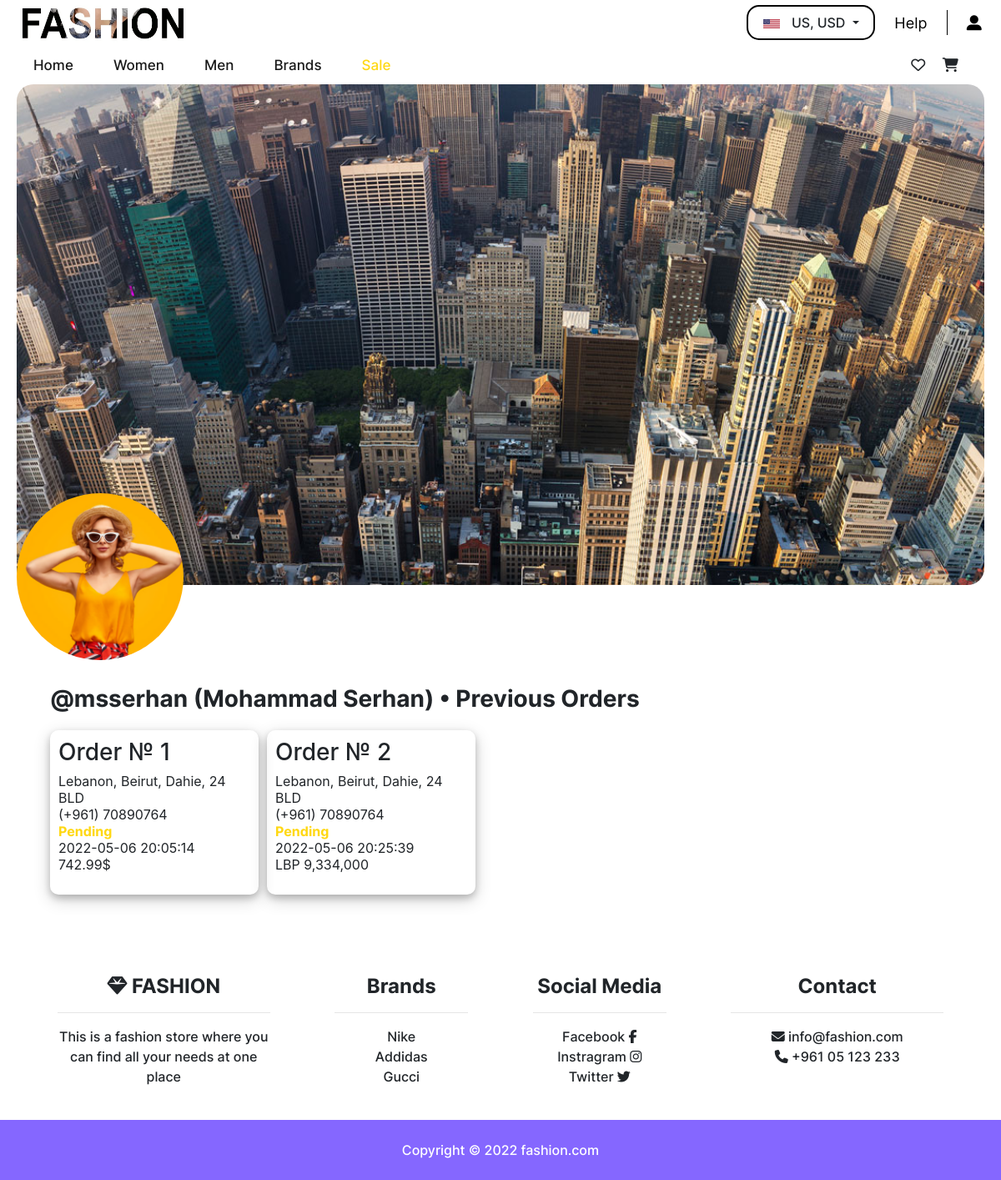
Before: /showAllOrders.php (signed in) with the older database file.
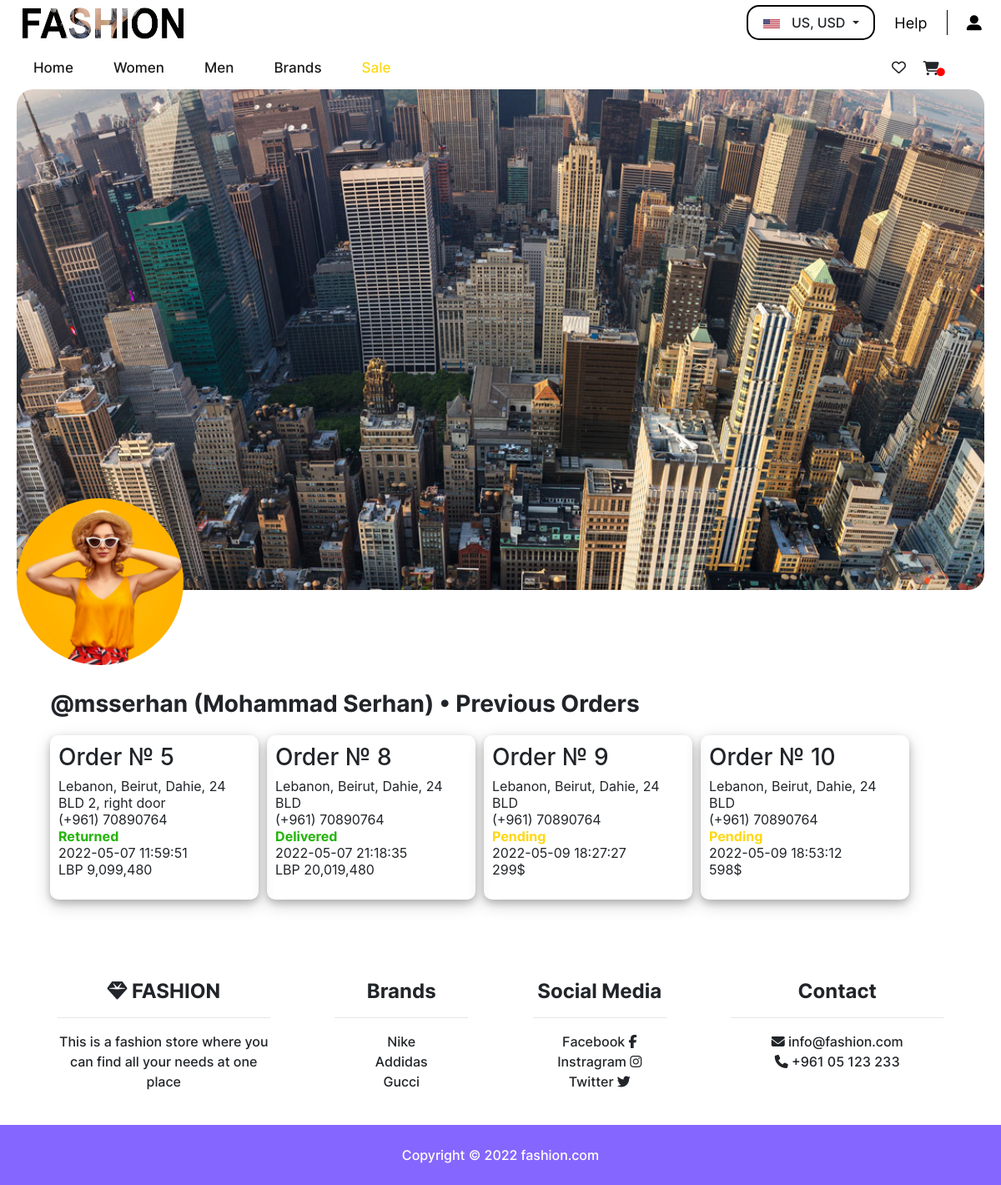
After: the same page with the newer database file.
### tables this page shows
CREATE TABLE `users` (
  `user_id` int(11) NOT NULL,
  `username` varchar(100) NOT NULL,
  `fullname` varchar(100) NOT NULL,
  `email` varchar(100) NOT NULL,
  `password` varchar(100) NOT NULL,
  `type` varchar(100) NOT NULL DEFAULT 'user',
  `photo` varbinary(100) NOT NULL
);

CREATE TABLE `orders` (
  `order_id` int(11) NOT NULL,
  `user_id` int(11) NOT NULL,
  `cart_id` int(11) NOT NULL,
  `fullname` varchar(255) NOT NULL,
  `address` mediumtext NOT NULL,
  `country` varchar(255) NOT NULL,
  `countryCode` int(11) NOT NULL,
  `number` text NOT NULL,
  `payment` varchar(255) NOT NULL,
  `cart_items` longtext NOT NULL,
  `state` varchar(255) NOT NULL DEFAULT 'Pending',
  `driver` int(11) NOT NULL DEFAULT -1,
  `date` timestamp NOT NULL DEFAULT current_timestamp()
);

CREATE TABLE `brands` (
  `brand_id` int(11) NOT NULL,
  `name` varchar(255) NOT NULL,
  `link` text NOT NULL,
  `local` int(11) NOT NULL,
  `display_navbar` int(11) NOT NULL,
  `display_footer` int(11) NOT NULL
);

### showAllOrders.php (the view, shortened to what this page needs)
<?php
include 'includes/config.php';
$id = $_GET['id'] ?? $_SESSION['userID'];
$username = "";
$fullname = "";
$sql = "SELECT * FROM users WHERE `user_id`='$id'";
$result = mysqli_query($db, $sql);
if ($result) {
    if (mysqli_num_rows($result) == 1) {
        while ($row = mysqli_fetch_assoc($result)) {
            $username = $row['username'];
            $fullname = $row['fullname'];
        }
    }
}
$photo = "images/users/$id/logo.jpg";
if(!file_exists($photo)){
    $photo = "images/users/$id/logo.png";
}
$banner = "images/users/$id/banner.jpg";
if(!file_exists($banner)){
    $banner = "images/users/$id/banner.png";
    if(!file_exists($banner)){
        $banner = "images/users/$id/banner.gif";
        if(!file_exists($banner)){
            $banner = "imgs/profile-back.png";
        }
    }
}
?>
<!DOCTYPE html>
<html lang="en">
<head>
    <link href="css/profile.css" rel="stylesheet" media="screen">
    <?php include('header.php') ?>
</head>
<body>
    <div class="image-container">
        <img class='backImg' src='<?= $banner ?>' alt='Background Image'>
        <img class='productImg' src='<?= $photo ?>' alt='Product Image'>
    </div>
    <div class="container-fluid">
        <h3 class="user-title">@<?= $username ?> (<?= $fullname ?>) • Previous Orders</h3>
        <div class="previous-orders">
            <?php
                $sql = "SELECT * FROM orders WHERE `user_id`='$id' LIMIT 7";
                $result = mysqli_query($db, $sql);
                if($result){
                    if(mysqli_num_rows($result) > 0) {
                        while($row = mysqli_fetch_assoc($result)){
                            $order_id = $row["order_id"];
                            $address = $row["address"];
                            $country = $row["country"];
                            $countryCode = $row["countryCode"];
                            $phoneNumber = $row["number"];
                            $payment = $row["payment"];
                            $state = $row["state"];
                            $date = $row["date"];
                            $stateClass = $state == 'Pending' ? 'status-pending' : 'status';
                            echo "<a class='text-reset' href='viewOrder.php?id=$order_id' style='text-decoration: none;'>";
                            echo "<h3>Order № $order_id</h3>";
                            echo "<p>$country, $address";
                            echo "<br>(+$countryCode) $phoneNumber";
                            echo "<br><span class='$stateClass'>$state</span>";
                            echo "<br>$date";
                            echo "<br>$payment</p>";
                            echo "</a>";
                        }
                    } else {
                        echo "<p>No Orders Yet, Browse Through Our Store To Add More!</p>";
                    }
                }
            ?>
        </div>
        <br>
        <br>
    </div>
    <?php include('footer.php') ?>
</body>
</html>

### header.php (shortened to what this page needs)
<link href="css/header.css" rel="stylesheet" media="screen">
<link rel="stylesheet" href="https://cdn.jsdelivr.net/npm/bootstrap@4.3.1/dist/css/bootstrap.min.css">
<div class="nav-desktop">
<div class="navbar-head">
    <div class="imgcontainer">
        <a href="index.php"><img src="imgs/logo.png"></a>
    </div>
    <div class="rightcontainer">
        <div class="btn-group" id="currencyDropdownMenu">
            <button type="button" class="btn btn-default dropdown-toggle" data-toggle="dropdown" aria-haspopup="true" aria-expanded="false">
                <img src="imgs/flags/us.png">
                US, USD
            </button>
        </div>
        <a href="help.php">Help</a>
        <a href="panel.php">
            <i class="fas fa-user-alt"></i>
        </a>
    </div>
</div>
<nav class="navbar navbar-expand-sm navbar-light bg-white">
  <div class="collapse navbar-collapse" id="navbarSupportedContent">
    <ul class="navbar-nav mr-auto">
      <li class="nav-item active">
        <a class="nav-link px-4" href="index.php">Home</a>
      </li>
      <li class="nav-item dropdown active">
        <a class="nav-link px-4" href="#" id="navbarDropdown" data-toggle="dropdown" data-bs-toggle="dropdown" aria-haspopup="true" aria-expanded="false">
          Women
        </a>
        </li>
        <li class="nav-item dropdown active">
        <a class="nav-link px-4" href="#" id="navbarDropdown" data-toggle="dropdown" data-bs-toggle="dropdown" aria-haspopup="true" aria-expanded="false">
          Men
        </a>
        </li>
        <li class="nav-item dropdown active">
        <a class="nav-link px-4" href="#" id="navbarDropdown" data-toggle="dropdown" data-bs-toggle="dropdown" aria-haspopup="true" aria-expanded="false">
          Brands
        </a>
        </li>
        <li class="nav-item active">
            <a class="nav-link px-4 saleitem" href="products.php?sale=DESC">Sale</a>
        </li>
    </ul>
    <div class="my-2 my-lg-0 rightitems">
        <a class="px-3 text-reset" href="showAllFavorites.php" style="text-decoration: none;">
            <i class="far fa-heart"></i>
        </a>
        <a href="cart.php" class="text-reset" style="text-decoration: none;">
            <?php
                if(isset($_SESSION['userID'])){
                    include 'includes/config.php';
                    $headeruserid = $_SESSION['userID'];
                    $sql = "SELECT item_id,`user_id` FROM cart_items,cart WHERE cart_items.cart_id=cart.cart_id AND `user_id`=$headeruserid LIMIT 1";
                    $result = mysqli_query($db, $sql);
                    if($result){
                        if(mysqli_num_rows($result) > 0){
                            ?>
                            <span class="fa-stack">
                                <i class="fa-solid fa-cart-shopping"></i>
                                <i class="fa-solid fa-circle fa-stack-1x mt-1" style='color:red; font-size:10px'></i>
                            </span>
                        <?php }else {
                            ?>
                            <i class="fa-solid fa-cart-shopping"></i>
                        <?php }
                    }
                }else {
            ?>
            <i class="fa-solid fa-cart-shopping"></i>
            <?php } ?>
        </a>
    </div>
  </div>
</nav>
</div>

### footer.php (shortened to what this page needs)
<?php
if(isset($sticky) && $sticky){
    echo "<footer class='text-center fixed-bottom text-lg-start bg-white'>";
}else {
    echo "<footer class='text-center text-lg-start bg-white'>";
}
?>
<div class="container text-center text-md-start mt-5">
    <div class="row mt-3">
        <div class="col-md-3 col-lg-4 col-xl-3 mx-auto mb-4">
            <h6 class="footer-head"><i class="fas fa-gem"></i> FASHION</h6>
            <hr>
            <p>This is a fashion store where you can find all your needs at one place</p>
        </div>
        <div class="col-md-2 col-lg-2 col-xl-2 mx-auto mb-4">
            <h6 class="footer-head">Brands</h6>
            <hr>
            <?php
                include 'includes/config.php';
                $sql = "SELECT name,link FROM brands WHERE display_footer='1'";
                $result = mysqli_query($db, $sql);
                if($result){
                    if(mysqli_num_rows($result) > 0){
                        $totalSize = mysqli_num_rows($result);
                        $currentIndex = 0;
                        while($row = mysqli_fetch_assoc($result)){
                            $footername = $row["name"];
                            $footerlink = $row["link"];
                            echo "<a href='$footerlink' target='_blank' rel='noopener noreferrer' class='text-reset'>$footername</a>";
                            $currentIndex++;
                            if($currentIndex != $totalSize){
                                echo '<br>';
                            }
                        }
                    }else {
                    }
                }
            ?>
        </div>
        <div class="col-md-3 col-lg-2 col-xl-2 mx-auto mb-4">
            <h6 class="footer-head">Social Media</h6>
            <hr>
            <a href="#" class="text-reset">Facebook <i class="fab fa-facebook-f"></i></a>
            <br>
            <a href="#" class="text-reset">Instragram <i class="fab fa-instagram"></i></a>
            <br>
            <a href="#" class="text-reset">Twitter <i class="fab fa-twitter"></i></a>
        </div>
        <div class="col-md-4 col-lg-3 col-xl-3 mx-auto mb-md-0 mb-4">
            <h6 class="footer-head">Contact</h6>
            <hr>
            <a href="mailto:info@fashion.com" class="text-reset"><i class="fas fa-envelope me-3"></i> info@fashion.com</a>
            <p><i class="fas fa-phone me-3"></i> +961 05 123 233</p>
        </div>
    </div>
</div>
<div class="text-center p-4 copyrighttext" style="background-color: #8567FF">
    Copyright © 2022
    <a class="text-reset fw-bold" style="color: white;" href="#">fashion.com</a>
</div>
</footer>

### css/profile.css (style rules this page uses)
body { font-family: Inter-Medium; }
.image-container { width: 100%; height: 600px; padding: 0 20px 0 20px; position: relative; }
.image-container .backImg { width: 100%; height: 100%; border-radius: 20px; object-fit: cover; object-position: 50% 50%; }
.image-container .productImg { width: 200px; height: 200px; position: absolute; bottom: -90px; left: 10%; transform: translateX(-50%); border-radius: 50%; object-fit: cover; object-position: 50% 50%; }
.container-fluid { padding: 120px 0 0 60px !important; }
.user-title, .favorites-title { font-family: Inter-Bold; }
.favorite-products, .previous-orders { display: flex; flex-direction: row; flex-wrap: wrap; gap: 10px; margin-top: 20px; }
.favorite-products img, .previous-orders a { width: 250px; padding: 10px; border-radius: 10px; box-shadow: 0 4px 8px 0 rgba(0, 0, 0, 0.2), 0 6px 20px 0 rgba(0, 0, 0, 0.19); }
.previous-orders p { line-height: normal; }
.status { color: #26b40d; font-family: Inter-Bold; }
.status-pending { color: #FFD814; font-family: Inter-Bold; }

### css/header.css (style rules this page uses)
.navbar-head { width: 100%; display: inline-block; margin-top: 0.5%; }
.navbar-head .imgcontainer { float: left; margin-left: 2%; }
.navbar-head .imgcontainer img { width: 200px; height: 45px; }
.navbar-head .rightcontainer { float: right; display: flex; justify-content: flex-end; align-items: center; }
.navbar-head .rightcontainer a { font-family: Inter; font-style: normal; font-weight: 400; font-size: 18px; line-height: 19px; text-decoration: none; color: black; margin-right: 10%; margin-left: 10%; }
.btn-group { border: 2px solid black; border-radius: 15px; font-family: Inter-Medium; }
.dropdown-toggle, .dropdown-menu { width: 150px; }
.btn-group img { margin-right: 10px }
.dropdown-toggle { padding-right: 50px }
.navbar { font-family: Inter-Medium; font-size: 17px; font-weight: 400; }
nav .navbar-nav li a.saleitem { color: #FFD814 !important; }
.rightitems { margin-right: 3%; }
.footer-head { font-family: Inter-Bold; font-size: 24px; }
footer { font-family: Inter-Medium; }
.copyrighttext { font-family: Inter-Medium; color: white; }
.nav-item { display: flex; flex-direction: row; align-items: center; justify-content: space-between; height: 28px; }
#currencyDropdownMenu { margin-left: 20px; }

Changed rows visible on the page:
removed orders: order_id "1", country "Lebanon", address "Beirut, Dahie, 24 BLD", countryCode "961", number "70890764", state "Pending", date "2022-05-06 20:05:14", payment "742.99$"
removed orders: order_id "2", country "Lebanon", address "Beirut, Dahie, 24 BLD", countryCode "961", number "70890764", state "Pending", date "2022-05-06 20:25:39", payment "LBP 9,334,000"
added orders: order_id "5", country "Lebanon", address "Beirut, Dahie, 24 BLD 2, right door", countryCode "961", number "70890764", state "Returned", date "2022-05-07 11:59:51", payment "LBP 9,099,480"
added orders: order_id "8", country "Lebanon", address "Beirut, Dahie, 24 BLD", countryCode "961", number "70890764", state "Delivered", date "2022-05-07 21:18:35", payment "LBP 20,019,480"
added orders: order_id "9", country "Lebanon", address "Beirut, Dahie, 24 BLD", countryCode "961", number "70890764", state "Pending", date "2022-05-09 18:27:27", payment "299$"
added orders: order_id "10", country "Lebanon", address "Beirut, Dahie, 24 BLD", countryCode "961", number "70890764", state "Pending", date "2022-05-09 18:53:12", payment "598$"
